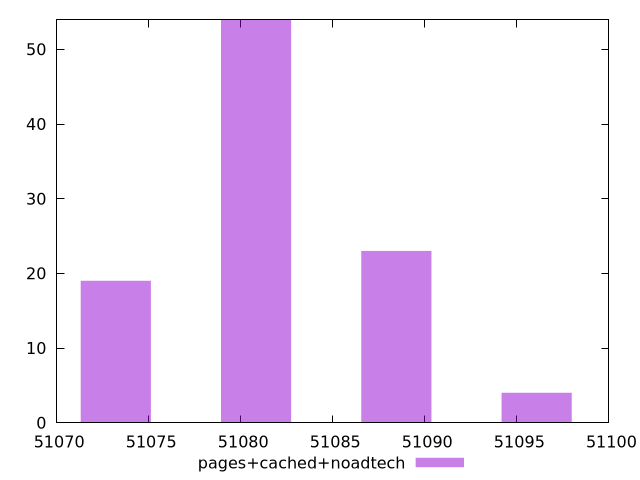

Write gnuplot code to recreate this figure.
$_pagesCachedNoadtech <<EOF
51088.45550938874 23
51080.834916383166 54
51073.214323377586 19
51096.07610239432 4
EOF
set key outside below
set terminal pngcairo
set output "report_00004_2020-11-02T20-21-41.718Z/uses-long-cache-ttl/pages+cached+noadtech//raw_hist.png"
set yrange [0:54]
set boxwidth 3.81029650278854
set style fill transparent solid 0.5 noborder
plot $_pagesCachedNoadtech title "pages+cached+noadtech" with boxes ,
